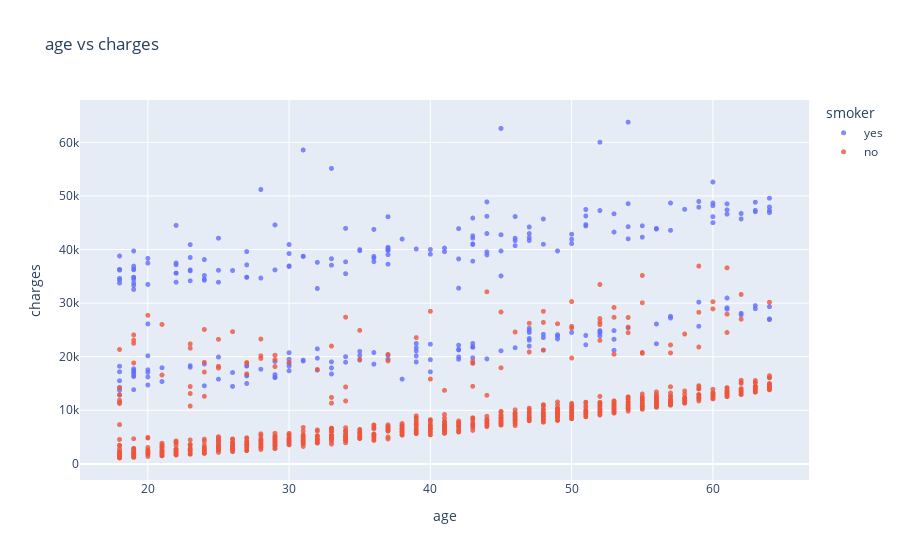

The code cell stored with this chart in its notebook:
### Code cell
fig=px.scatter(medical_df, 
              x='age',
              y='charges',
              color='smoker',
              opacity=0.8,
              hover_data=['sex'],
              title='age vs charges')
fig.update_traces(marker_size=5)
fig.show()

### Figure 1 — Plotly figure (JSON) as saved in the notebook; plotly's stock layout.template omitted (floating-point values rounded to 4 significant figures; data arrays with more than 128 entries replaced by an {"elided": "..."} marker saying what was removed)
{"data": [{"customdata": {"elided": "274x1 str values"}, "hovertemplate": "smoker=yes<br>age=%{x}<br>charges=%{y}<br>sex=%{customdata[0]}<extra></extra>", "legendgroup": "yes", "marker": {"color": "#636efa", "opacity": 0.8, "size": 5, "symbol": "circle"}, "mode": "markers", "name": "yes", "showlegend": true, "type": "scattergl", "visible": true, "x": {"elided": "274 int values"}, "xaxis": "x", "y": {"elided": "274 float values"}, "yaxis": "y"}, {"customdata": {"elided": "1064x1 str values"}, "hovertemplate": "smoker=no<br>age=%{x}<br>charges=%{y}<br>sex=%{customdata[0]}<extra></extra>", "legendgroup": "no", "marker": {"color": "#EF553B", "opacity": 0.8, "size": 5, "symbol": "circle"}, "mode": "markers", "name": "no", "showlegend": true, "type": "scattergl", "visible": true, "x": {"elided": "1064 int values"}, "xaxis": "x", "y": {"elided": "1064 float values"}, "yaxis": "y"}], "layout": {"autosize": true, "legend": {"title": {"text": "smoker"}, "tracegroupgap": 0}, "title": {"text": "age vs charges"}, "xaxis": {"anchor": "y", "autorange": true, "domain": [0, 1], "range": [15.18, 66.82], "title": {"text": "age"}, "type": "linear"}, "yaxis": {"anchor": "x", "autorange": true, "domain": [0, 1], "range": [-3755.0, 68650.0], "title": {"text": "charges"}, "type": "linear"}}}
